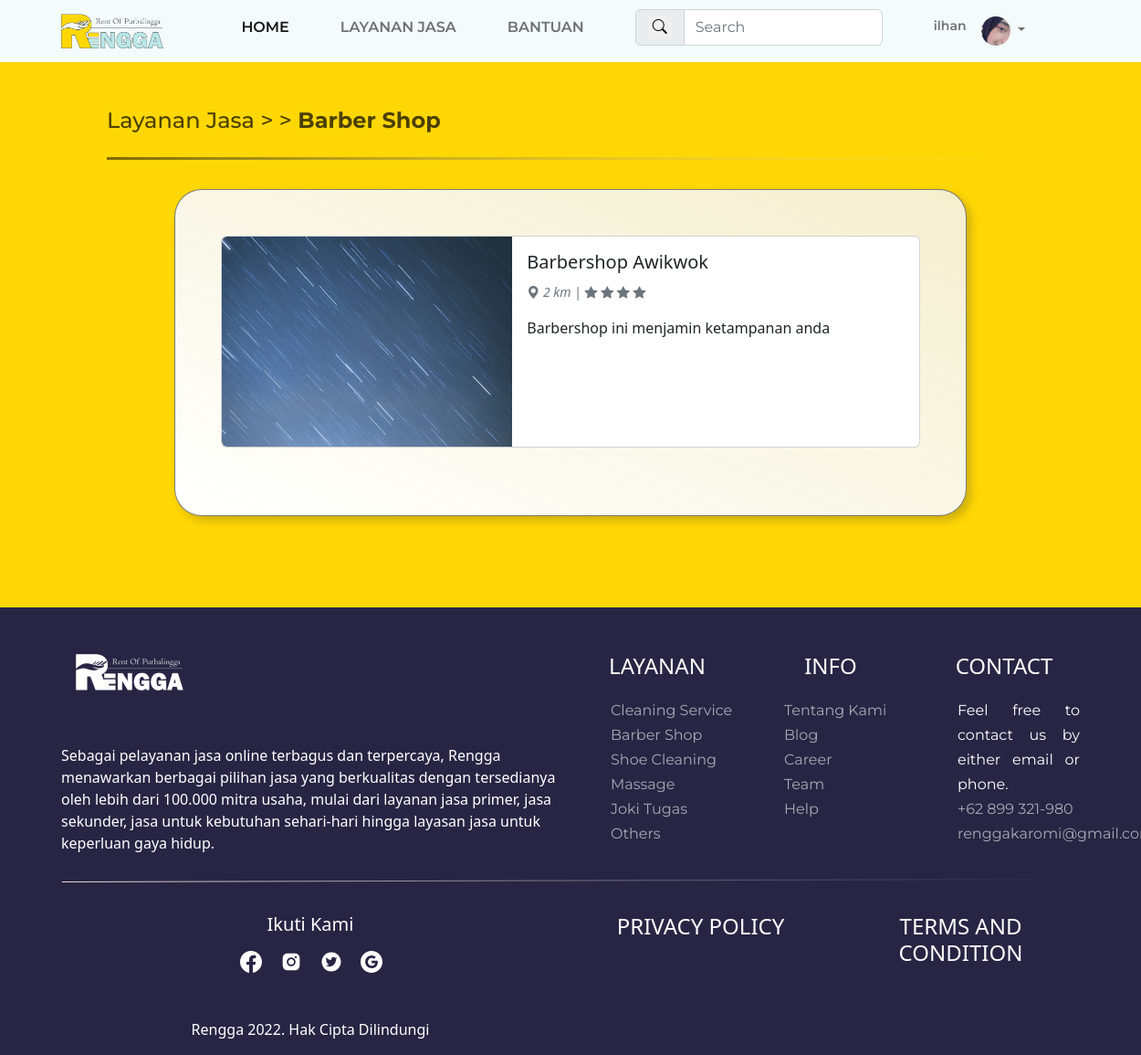
The app's page /detail-barbershop.php (signed in) with its own data.
### tables this page shows
CREATE TABLE `data_user` (
  `id_user` int(255) NOT NULL,
  `username` varchar(100) NOT NULL,
  `nama` varchar(250) NOT NULL,
  `password` varchar(100) NOT NULL,
  `email` varchar(100) NOT NULL,
  `handphone` varchar(20) NOT NULL,
  `jenis_kelamin` varchar(10) NOT NULL,
  `tanggal_lahir` date NOT NULL,
  `alamat` text NOT NULL,
  `foto` varchar(255) NOT NULL DEFAULT 'kucingsopan.jpeg'
);

CREATE TABLE `data_layanan` (
  `id_layanan` int(255) NOT NULL,
  `id_toko` int(255) NOT NULL,
  `nama_layanan` varchar(255) NOT NULL,
  `jenis_layanan` varchar(50) NOT NULL,
  `harga_layanan` decimal(15,2) NOT NULL,
  `deskripsi_layanan` text NOT NULL,
  `foto_layanan` varchar(255) NOT NULL DEFAULT 'Frame 23.png'
);

### detail-barbershop.php (the view, shortened to what this page needs)
<?php
  include "koneksi.php";
  $username = $_SESSION['login'];
  $stmt1 = mysqli_prepare($koneksi, "select * from data_user where username=?");
  mysqli_stmt_bind_param($stmt1, 's', $username);
  mysqli_stmt_execute($stmt1);
  $user = mysqli_fetch_array(mysqli_stmt_get_result($stmt1));
   $query = mysqli_query($koneksi, "select * from data_layanan where jenis_layanan='barbershop'");
?>
<!DOCTYPE html>
<html lang="en">
<head>
    <link href="https://cdn.jsdelivr.net/npm/bootstrap@5.2.0-beta1/dist/css/bootstrap.min.css" rel="stylesheet"
>
    <link rel="stylesheet" href="CSS/style.css?v=<?= time(); ?>">
    <link rel="stylesheet" href="https://cdn.jsdelivr.net/npm/bootstrap-icons@1.8.2/font/bootstrap-icons.css">
</head>
<body>
    <nav class="navbar navbar-expand-lg sticky-top">
        <div class="container">
        <a class="navbar-brand" href="index-login.html"><img src="css/assets/logo.png" alt="logo" /></a>
        <div class="collapse navbar-collapse" id="navbarNavAltMarkup">
            <div class="navbar-nav ms-auto">
            <a class="nav-link a active" aria-current="page" href="index-login.php">Home</a>
            <a class="nav-link a" href="layanan-login.php">Layanan Jasa</a>
            <a class="nav-link a" href="pusat-bantuan-login.html">Bantuan</a>
            <form class="nav-link d-flex input-group" role="search">
                <span class="input-group-text" id="basic-addon1"
                ><button type="submit" style="border: none"><i class="bi bi-search"></i></button
                ></span>
                <input type="search" class="form-control" placeholder="Search" aria-label="Search" aria-describedby="basic-addon1" />
            </form>
            <span class="nav-link login"><?php echo $_SESSION["login"]; ?></span>
            <div class="nav-item dropdown">
                <a class="nav-link dropdown-toggle" href="#" id="navbarScrollingDropdown" role="button" data-bs-toggle="dropdown" aria-expanded="false">
                <img class="navbar_photo" src="photos/profile_photo/<?php echo $user['foto']; ?>" alt="profile" />
                </a>
            </div>
            </div>
        </div>
        </div>
    </nav>
    <div class="container-fluid detail">
        <div class="container detail-layanan">
            <div class="judul">
                <h4>Layanan Jasa > > <b>Barber Shop</b></h4>
                <img src="CSS/assets/Line 1.svg" alt="line">
            </div>
            <div class="layanan">
                <?php foreach($query as $layanan) { ?>
                    <a href="<?= "detail_layanan.php?id_layanan=".$layanan['id_layanan']; ?>" class="text-decoration-none text-reset">
                        <div class="card mb-4" style="max-width: 800px;">
                            <div class="row g-0">
                                <div class="col-md-5">
                                    <img src="photos/layanan_photo/<?php echo $layanan['foto_layanan'] ?>" class="img-fluid rounded-start gambar_layanan" alt="mc1" style="width:400px; height:230px">
                                </div>
                                <div class="col-md-7">
                                    <div class="card-body">
                                        <h5 class="card-title"><label for=""><?= $layanan['nama_layanan'] ?></label></h5>
                                        <p class="card-text"><small class="text-muted"><i class="bi bi-geo-alt-fill"> 2
                                                    km</i> | <i class="bi bi-star-fill"> </i> <i
                                                    class="bi bi-star-fill"></i>
                                                </i> <i class="bi bi-star-fill"> </i> <i class="bi bi-star-fill"> </i>
                                            </small></p>
                                        <p class="card-text"><?= $layanan['deskripsi_layanan'] ?></p>
                                    </div>
                                </div>
                            </div>
                        </div>
                    </a>
                <?php } ?>
            </div>
        </div>
    </div>
    <footer>
        <div class="container-fluid footer">
            <div class="container footer1">
                <div class="row footer2">
                    <div class="col-sm-6">
                        <img src="CSS/assets/footer-logo.png" alt="logo">
                        <p>Sebagai pelayanan jasa online terbagus dan terpercaya, Rengga menawarkan berbagai pilihan
                            jasa yang
                            berkualitas dengan tersedianya oleh lebih dari 100.000 mitra usaha, mulai dari layanan jasa
                            primer, jasa
                            sekunder, jasa untuk kebutuhan sehari-hari hingga layasan jasa untuk keperluan gaya hidup.
                        </p>
                        <img src="CSS/assets/line3.svg  " alt="line">
                    </div>
                    <div class="col-sm-2">
                        <h4>LAYANAN</h4>
                        <ul>
                            <li><a href="detail-cleaning-service.html">Cleaning Service</a></li>
                            <li><a href="detail-barbershop.html">Barber Shop</a></li>
                            <li><a href="detail-shoecleaning.html">Shoe Cleaning</a></li>
                            <li><a href="detail-massage.html">Massage</a></li>
                            <li><a href="detail-jokitugas.html">Joki Tugas</a></li>
                            <li><a href="layanan-login.html">Others</a></li>
                        </ul>
                    </div>
                    <div class="col-sm-2">
                        <h4>INFO</h4>
                        <ul>
                            <li><a href="#">Tentang Kami</a></li>
                            <li><a href="#">Blog</a></li>
                            <li><a href="#">Career</a></li>
                            <li><a href="#">Team</a></li>
                            <li><a href="pusat-bantuan-login.html">Help</a></li>
                        </ul>
                    </div>
                    <div class="col-sm-2">
                        <h4>CONTACT</h4>
                        <ul>
                            <li>Feel free to contact us by either email or phone.</li>
                            <li><a href="#">+62 899 321-980</a></li>
                            <li><a href="#">renggakaromi@gmail.com</a></li>
                        </ul>
                    </div>
                </div>
                <div class="row footer3">
                    <div class="col-sm-6">
                        <h5>Ikuti Kami</h5>
                        <ul>
                            <li><a href="#"><img src="CSS/assets/fb.svg" alt="fb"></a></li>
                            <li><a href="#"><img src="CSS/assets/instagram.svg" alt="fb"></a></li>
                            <li><a href="#"><img src="CSS/assets/twitter.svg" alt="fb"></a></li>
                            <li><a href="#"><img src="CSS/assets/google.svg" alt="fb"></a></li>
                        </ul>
                        <p>Rengga 2022. Hak Cipta Dilindungi
                        </p>
                    </div>
                    <div class="col-sm-3">
                        <a href="#">
                            <h4>PRIVACY POLICY</h4>
                        </a>
                    </div>
                    <div class="col-sm-3">
                        <a href="#">
                            <h4>TERMS AND CONDITION</h4>
                        </a>
                    </div>
                </div>
            </div>
        </div>
    </footer>
</body>
</html>

### CSS/style.css (style rules this page uses)
:root { --carousel-jasa-height: 60vh; }
body { margin: 0; padding: 0; box-sizing: border-box; }
.gambar_layanan { object-fit: cover; object-position: center; width: 100%; height: 15rem; }
.navbar_photo { object-fit: cover; object-position: center; border-radius: 50%; width: 2rem; height: 2rem; }
.nav-link { margin-bottom: 20px; font-family: "Montserrat", sans-serif; font-size: 20px; }
.navbar-brand img { margin: 0px; width: 7rem; }
.navbar .input-group { height: min-content; padding: 0; }
.container-fluid { background-color: #ffd705; }
.judul { font-family: "Montserrat", sans-serif; font-size: 32px; color: rgba(0, 0, 0, 0.7); line-height: 101.5%; margin-bottom: 20px; margin-left: 50px; }
.footer { background-color: #282544; color: #fff; }
.footer3 { margin-top: 25px; text-align: center; }
.footer2 h4 { margin-top: 50px; text-align: center; margin-bottom: 20px; }
.footer2 ul { font-family: "Montserrat", sans-serif; list-style: none; font-size: 16px; text-align: justify; line-height: 27px; }
.footer3 ul { margin-right: 50px; margin-top: 15px; list-style: none; display: flex; justify-content: center; }
.footer3 p { margin-top: 50px; }
.footer3 ul li { margin-left: 20px; text-align: center; }
.footer1 .footer2 a { text-decoration: none; color: rgba(255, 255, 255, 0.6); }
.footer1 .footer3 a { text-decoration: none; color: rgba(255, 255, 255, 1); }
.login { margin-bottom: 30px; }
.container.detail-layanan { padding-top: 50px; padding-bottom: 100px; }
.container.detail-layanan .layanan { width: max-content; background-image: linear-gradient(to top right, rgba(255, 255, 255, 100%), rgba(243, 243, 243, 85%)); border: 1.5px solid rgba(0, 0, 0, 0.5); box-shadow: 5px 5px 10px rgba(11, 22, 62, 20%); padding: 50px 50px 50px 50px; margin: auto; border-radius: 30px; }
.container.detail-layanan .layanan a { text-decoration: none; color: black; }
.container.detail-layanan .layanan img { height: 100%; }
@media (min-width: 992px) { .navbar { padding: 10px; background-color: #f3fbfb; } }
@media (min-width: 992px) { .nav-link { margin-right: 40px; text-transform: uppercase; margin-bottom: 0px; font-family: "Montserrat", sans-serif; font-size: 16px; font-weight: 600; min-width: fit-content; } }
@media (min-width: 992px) { .nav-link.login { margin-right: 0px; text-transform: none; font-size: 14px; } }
@media (min-width: 992px) { .nav-item { margin-right: 12px; border: 1px solid black; } }
@media (min-width: 992px) { .nav-item.dropdown { border: none; } }

### records on screen
data_user: foto (picture)
data_layanan: foto_layanan (picture), nama_layanan "Barbershop Awikwok", deskripsi_layanan "Barbershop ini menjamin ketampanan anda"

### other values on screen
$_SESSION["login"] "ilhan"
